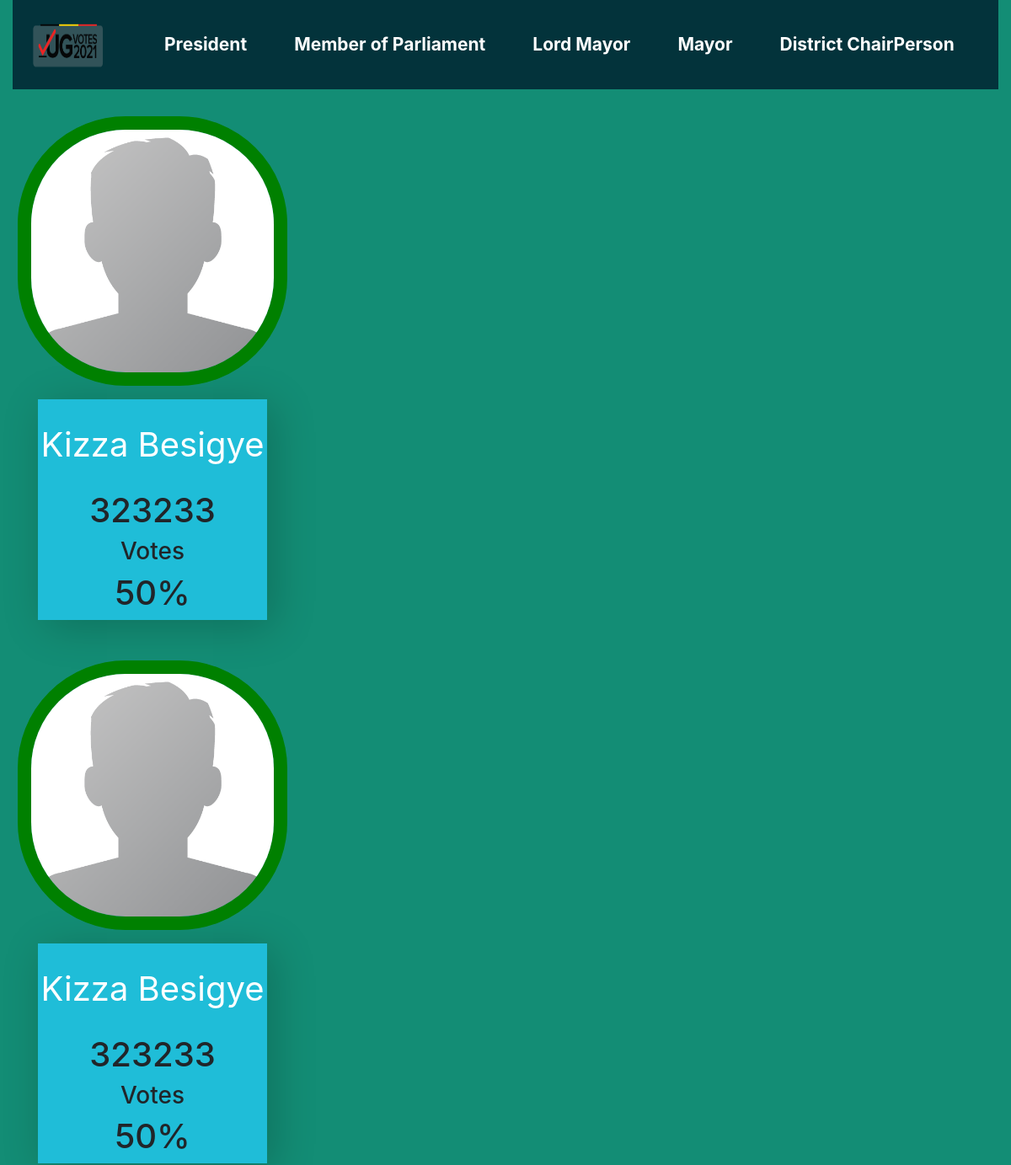
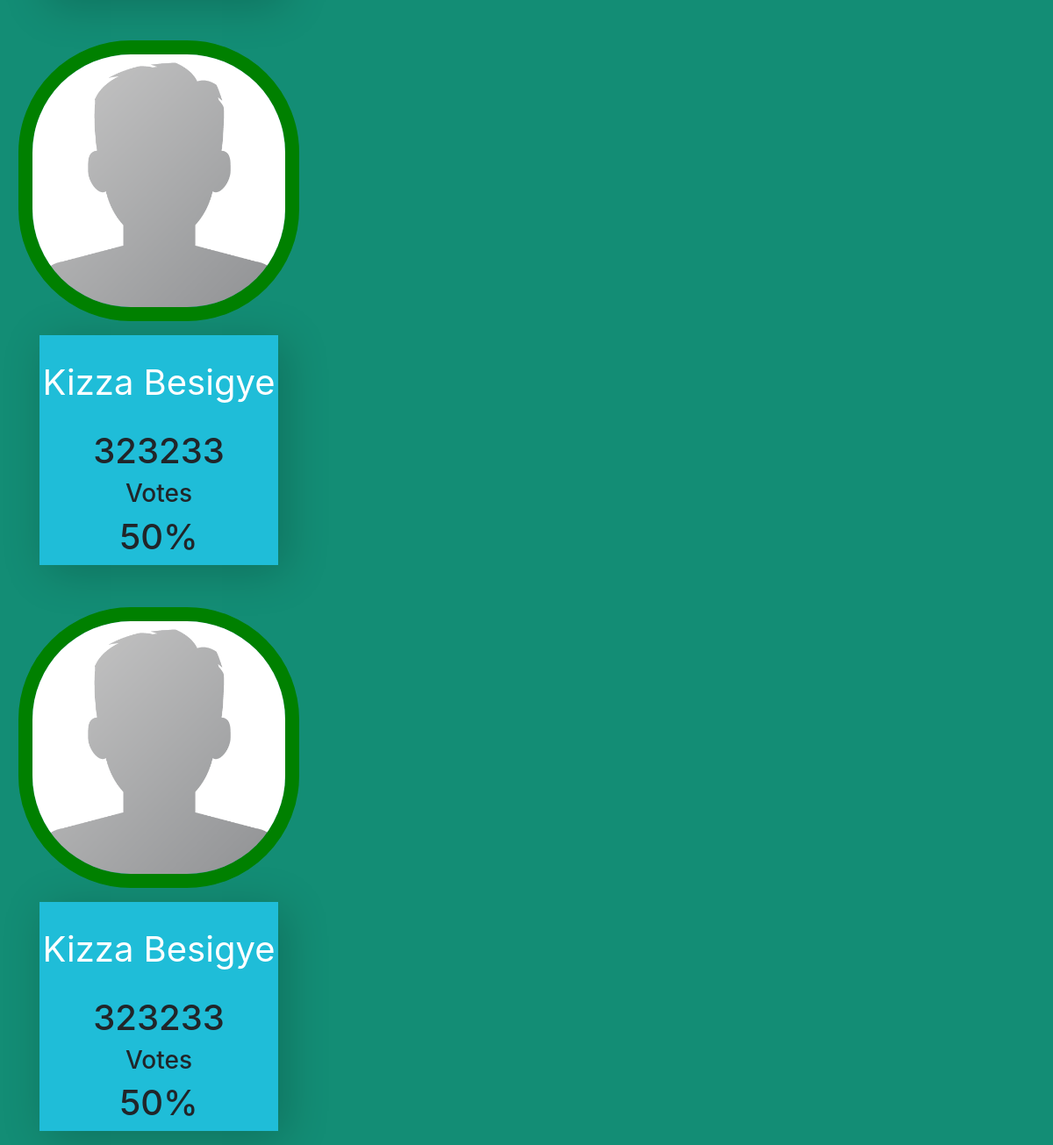
The page /candidate_results/ on the database its author committed (2 pictures, top to bottom).
### elections/models.py (models this page shows)
class ElectoralPositions(models.Model):
	name = models.CharField(max_length=100,null=True)
	create_date = models.DateTimeField(auto_now_add=True,null=True)
	update_date = models.DateTimeField(auto_now_add=True,null=True)
	def __str__(self):
		return self.name
	class Meta:
		verbose_name_plural = "Electoral Position"

### elections/views.py (the view)
# urls.py: path('candidate_results/',views.candidate_results, name="results"),
def candidate_results(request):
	categories = ElectoralPositions.objects.all()
	context = {'categories':categories}
	return render(request, 'elections/candidate_results.html', context)

### elections/templates/elections/candidate_results.html
{% extends 'elections/base.html'%}
{% load static %}
{% block content %}
          <div class="row">
            <div class="col-lg-12 candidate_results candidate_display">
              <div>
                <img src="{% static 'images/img1.png' %}" class="candidates">
                <div class="results results_display">
                  <p>Kizza Besigye</p>
                  <h1>323233</h1>
                  <h3>Votes</h3>
                  <h1>50%</h1>
                </div>
              </div>
              <div >
                <img src="{% static 'images/img1.png' %}" class="candidates">
                <div class="results results_display">
                  <p>Kizza Besigye</p>
                  <h1>323233</h1>
                  <h3>Votes</h3>
                  <h1>50%</h1>
                </div>
              </div>
              <div>
                <img src="{% static 'images/img1.png' %}" class="candidates">
                <div class="results results_display">
                  <p>Kizza Besigye</p>
                  <h1>323233</h1>
                  <h3>Votes</h3>
                  <h1>50%</h1>
                </div>
              </div>
              <div>
                 <img src="{% static 'images/img1.png' %}" class="candidates">
                 <div class="results results_display">
                  <p>Kizza Besigye</p>
                  <h1>323233</h1>
                  <h3>Votes</h3>
                  <h1>50%</h1>
                </div>
              </div>
            </div>
          </div>
{% endblock content %}

### elections/templates/elections/base.html (shortened to what this page needs)
{% load static %}
<!doctype html>
<html lang="en">
  <head>
    <link rel="stylesheet" href="https://stackpath.bootstrapcdn.com/bootstrap/4.3.1/css/bootstrap.min.css">
    <link rel="stylesheet" type="text/css" href="{% static 'css/style.css'  %}">
    <link rel="stylesheet" href="https://unpkg.com/swiper/swiper-bundle.css">
    <link rel="stylesheet" href="https://unpkg.com/swiper/swiper-bundle.min.css">
  </head>
  <body>
        <div class="container-fluid">
        <div class="row">
            <div class="col-lg-12">
              <nav class="navbar navbar-expand-lg navbar-light">
                <a class="navbar-brand" href="{% url 'elections:home' %}">
                  <img src="{% static 'images/ug_votes_logo.png' %}" style="height: 80px;width: 100px;">
                </a>
                <div class="collapse navbar-collapse" id="navbarNav">
                  {% for category in categories %}
                  <ul class="navbar-nav">
                    <li class="nav-item">
                        <a class="nav-link" data-category={{category.id}} data-action="move" href="{% url 'elections:render_category' category.id %}" style="font-size: 21px;">{{category}}<span class="sr-only">(current)</span></a>
                    </li>
                  </ul>
                  {% endfor %}
                </div>
              </nav>
            </div>
          </div>
          {% block content %}
          {% endblock content %}
        </div>
  </body>
</html>

### static/css/style.css (style rules this page uses)
html,body { background-color: #43BDD0; height: 100%; width: 100%; background: #138D75; }
.navbar { background-color: #03333B; }
.collapse .nav-link { color: white; }
.navbar .collapse .navbar-nav .nav-item .nav-link { color: white; font-weight: bold; margin-left: 40px; }
.candidate_results { display: flex; }
@media (max-width:1281px) { .candidate_display { display: flex; flex-direction: column; } }
@media (max-width:1281px) { .results { background-color: #03333B; display: flex; flex-direction: column; align-items: center; justify-content: center; margin: 2rem 0; box-shadow: .5rem .5rem 3rem rgba(0,0,0,0.2); } }
.results { width: 17rem; background-color: #1FBDD8; display: flex; flex-direction: column; align-items: center; justify-content: center; margin: 1rem 0; margin-left: 30px; box-shadow: .5rem .5rem 3rem rgba(0,0,0,0.2); transition: transform .5s; }
.results p { font-size: 2.5rem; color: #fff; margin:1.5rem 0; }
.candidates { width: 20rem; height: 20rem; border-radius: 40%; border: 1rem solid #008000; margin-left: 6px; margin-top: 2rem; }
a { text-decoration: none; color: #fff; }

### rows shown on the page
ElectoralPositions: name "President"
ElectoralPositions: name "Member of Parliament"
ElectoralPositions: name "Lord Mayor"
ElectoralPositions: name "Mayor"
ElectoralPositions: name "District ChairPerson"
